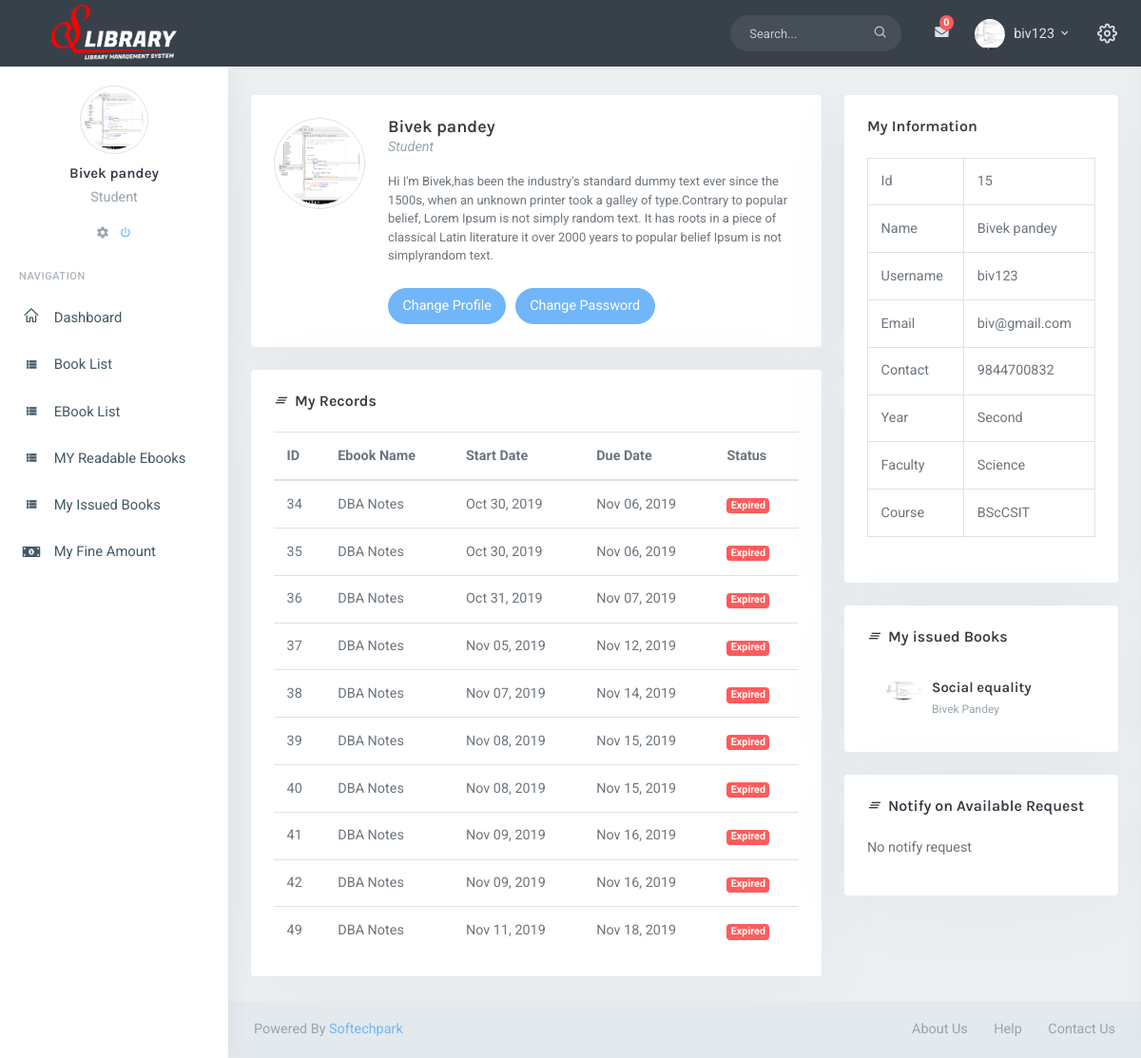
The app's page /account/profile/ (signed in), older data.
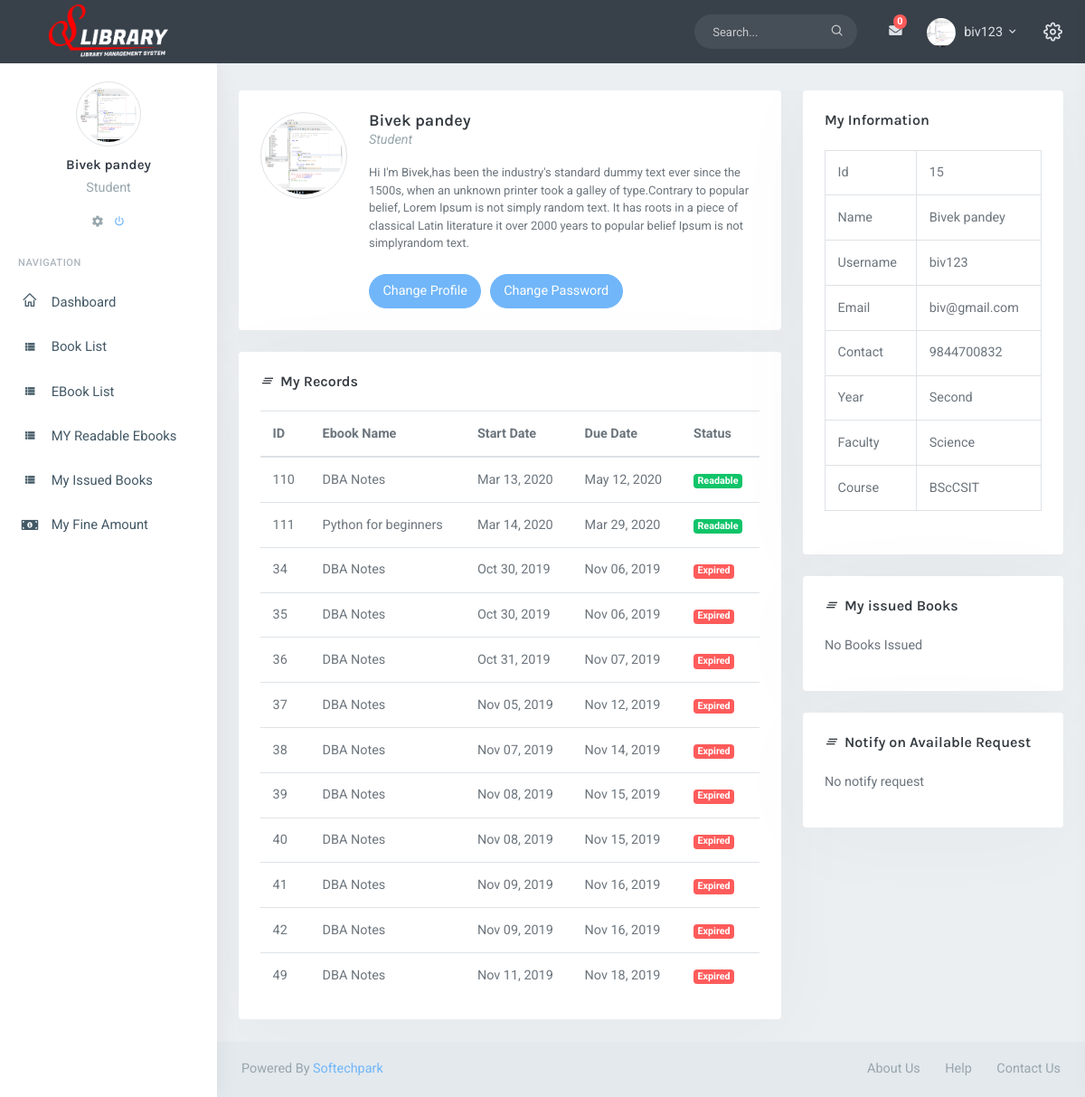
The same page, newer data.
### operations/models.py (models this page shows, shortened)
class EbookRequestHistory(models.Model):
	ebook=models.ForeignKey(Ebooks, on_delete=models.CASCADE,blank=True,
		null=True)
	action=models.CharField(max_length=100)
	requested_by=models.ForeignKey(settings.AUTH_USER_MODEL,
		on_delete=models.CASCADE, null=True)
	requested_date=models.DateTimeField(auto_now_add=True, null=True)
	action_date=models.DateTimeField()
	readable_upto=models.DateTimeField(null=True)
	readable=models.BooleanField()
	def __init__(self, *args, **kwargs):
		super(EbookRequestHistory ,self).__init__(*args, **kwargs)
		current_time=datetime.datetime.utcnow().replace(tzinfo=pytz.UTC)
		if self.readable_upto<current_time:
			self.readable=False
			self.save()

class Ebooks(models.Model):
	name=models.CharField(max_length=100)
	book=models.FileField(upload_to='files')
	author_name=models.CharField(max_length=100)
	cover_image=models.ImageField(upload_to='image', default='image/bookim.png')
	added_date=models.DateTimeField(auto_now_add=True, null=True)
	catagory = models.ForeignKey(Catagory, on_delete=models.CASCADE, null=True)

class IssueBooks(models.Model):
	student=models.ForeignKey(settings.AUTH_USER_MODEL,
		on_delete=models.CASCADE)
	book=models.ForeignKey(AddBooks, on_delete=models.CASCADE)
	issued_date=models.DateTimeField(auto_now_add=True)
	return_date=models.DateTimeField()
	fine=models.IntegerField(default=0)
	returned=models.BooleanField(default=False)
	returned_date=models.DateTimeField(blank=True, null=True)
	returned_by=models.ForeignKey(settings.AUTH_USER_MODEL,
		on_delete=models.CASCADE,
		related_name='return_by_User', null=True, blank=True)
	issued_by=models.ForeignKey(settings.AUTH_USER_MODEL,
		on_delete=models.CASCADE,
		related_name='User', null=True)
	renewed=models.BooleanField(default=False)
	renewed_date=models.DateTimeField(blank=True, null=True)
	renewed_by=models.ForeignKey(settings.AUTH_USER_MODEL,
		on_delete=models.CASCADE, null=True, related_name='renewser', blank=True)
	def __init__(self, *args ,**kwargs):
		super(IssueBooks ,self).__init__(*args, **kwargs)
		current_time=datetime.datetime.utcnow().replace(tzinfo=pytz.UTC)
		sets=AdminSettings.objects.first()
		if sets:
			fine=sets.fine_amount
		else:
			fine=200
		if self.return_date and not self.returned_date:
		    if self.return_date < current_time:
		    	diff= current_time - self.return_date
		    	int_diff=int(diff.days)
		    	ratio=int_diff//30
		    	self.fine=(ratio+1)*fine

class AddBooks(models.Model):
	books_name=models.CharField(max_length=100)
	books_image=models.ImageField(upload_to='image', default='image/bookim.png')
	books_author_name=models.CharField(max_length=100)
	books_publication_name=models.CharField(max_length=100)
	books_purchase_date=models.DateTimeField(auto_now_add=True)
	books_price=models.PositiveIntegerField()
	books_quantity=models.PositiveIntegerField()
	available_quantity=models.PositiveIntegerField()
	barcode=models.ImageField(blank=True, null=True,upload_to='book_barcode')
	catagory = models.ForeignKey(Catagory, on_delete=models.CASCADE, null=True)
	added_by=models.ForeignKey(settings.AUTH_USER_MODEL, on_delete=models.CASCADE)

### account/models.py (models this page shows)
class Student(models.Model):
	year = (
		('First', 'First'),
		('Second', 'Second'),
		('Third', 'Third'),
		('Fourth', 'Fourth'),)
	year=models.CharField(max_length=20, choices=year)
	student=models.OneToOneField(settings.AUTH_USER_MODEL,
		on_delete=models.CASCADE, null=True)
	faculty=models.ForeignKey(Faculty,
		on_delete=models.CASCADE, null=True, related_name='flty')
	course=models.ForeignKey(Course, on_delete=models.CASCADE,
	 related_name='crs',null=True)

class User(AbstractUser):
	CHOICES = (
        ('Librarian', 'Librarian'),
        ('Student', 'Student'),
        ('Admin', 'Admin'),
    )
	Role=models.CharField(max_length=20,
		choices=CHOICES,
		default='Student')
	profile_pic=models.ImageField(upload_to='profile-pic',
		default='profile-pic/user.jpg')
	barcode=models.ImageField(blank=True, null=True)
	contact=models.CharField(max_length=100)
	is_active=models.BooleanField(default=False)

### account/views.py (the view)
# urls.py: path('profile/', views.Profile, name='profile'),
@login_required
def Profile(request):
    profile=User.objects.get(id=request.user.id)
    std=Student.objects.filter(student=profile).first()
    issued_by=IssueBooks.objects.filter(issued_by=profile, returned=False)
    my_book=IssueBooks.objects.filter(student=profile, returned=False)
    notify=NotifyMeModel.objects.filter(student=profile,
    	notified=False, cancelled=False)
    ebook_pending=EbookRequest.objects.filter(requested_by=request.user)
    ebook_rec=EbookRequestHistory.objects.filter(requested_by=request.user,
    	readable=False)
    ebook_read=EbookRequestHistory.objects.filter(requested_by=request.user,
    	readable=True)
    return render(request, 'account/profile.html',
        {'profile':profile,
        'std':std,
        'issued_by':issued_by,
        'my_book':my_book,
        'notify':notify,
        'ebook_pending':ebook_pending,
        'ebook_rec':ebook_rec,
        'ebook_read':ebook_read,
        }
)

### account/models.py (called while the page is built)
	def __str__(self):
		return self.Faculty_name

	def __str__(self):
		return self.course_name

### operations/context_processors.py (called while the page is built)
def my_context_processor(request):
    if request.user.is_authenticated:
        count=Message.objects.filter(posted_to=request.user, read=False).count()
        msgs=Message.objects.filter(posted_to=request.user).order_by('Posted_on')[::-1]
        sent_msgs=Message.objects.filter(
            posted_by=request.user).order_by('Posted_on')[::-1]
        return {
            'count': count,
            'msgs':msgs,
            'sent_msgs':sent_msgs
        }
    return {}

def get_all_catagory(request):
    catagories=Catagory.objects.all().order_by('catagory')
    return {'catagories':catagories}

def issue_requests(request):
    issue_requests=EbookRequest.objects.all().count()
    return {'issue_requests':issue_requests}

### account/templates/account/profile.html (shortened to what the changed rows need)
{%extends 'operations/index.html'%}
{% load static %}
{% block content %}
<div class="container-fluid">
  <div class="row">
    <div class="col-sm-8">
      <div class="card-box">
        {% if request.user.Role == 'Student' %}
        <div class="table-responsive">
          <table class="table table-hover mb-0">
            <thead>
              <tr>
                <th>ID</th>
                <th>Ebook Name</th>
                <th>Start Date</th>
                <th>Due Date</th>
                <th>Status</th>
              </tr>
            </thead>
            <tbody>
              {%for item in ebook_read %}
              <tr>
                <td>{{item.id}}</td>
                <td>{{item.ebook.name}}</td>
                <td>{{item.action_date|date:"M d, Y"}}</td>
                <td>{{item.readable_upto|date:"M d, Y"}}</td>
                <td>
                  <span class="badge badge-success">Readable</span>
                </td>
              </tr>
              {% endfor %}
              {%for item in ebook_rec|slice:'10' %}
              <tr>
                <td>{{item.id}}</td>
                <td>{{item.ebook.name}}</td>
                <td>{{item.action_date|date:"M d, Y"}}</td>
                <td>{{item.readable_upto|date:"M d, Y"}}</td>
                <td>
                  <span class="badge badge-danger">Expired</span>
                </td>
              </tr>
              {% endfor %}
            </tbody>
          </table>
        </div>
        {% endif %}
      </div>
    </div>
    <div class="col-sm-4">
     <div class="card-box">
      {% if request.user.Role == 'Student' %}
      <ul class="list-group mb-0 user-list">
        {% if my_book %}
        {% for book in my_book %}
        <li class="list-group-item">
          <a href="{% url 'detail-book' book.book.id %}" class="user-list-item">
            <div class="user avatar-sm float-left mr-2">
              <img src="{{std.student.profile_pic.url}}" alt="" class="img-fluid rounded-circle">
            </div>
            <div class="user-desc">
              <h5 class="name mt-0 mb-1">{{book.book.books_name}}</h5>
              <p class="desc text-muted mb-0 font-12">{{book.book.books_author_name}}</p>
            </div>
          </a>
        </li>
        {% endfor %}
        {% else %}
        <p>No Books Issued</p>
        {% endif %}
      </ul>
    </div>
    {% endif %}
  </div>
</div>
</div>
{% endblock %}

Row changes from the older to the newer data that the page shows:
no longer on this page (row edited): IssueBooks: student.profile_pic (picture), book.books_name "Social equality", book.books_author_name "Bivek Pandey"
added EbookRequestHistory: id "110", ebook.name "DBA Notes", action_date "Mar 13, 2020", readable_upto "May 12, 2020", shown under "My Records"
added EbookRequestHistory: id "111", ebook.name "Python for beginners", action_date "Mar 14, 2020", readable_upto "Mar 29, 2020", shown under "My Records"
Text that changed along with them:
text now shown: "No Books Issued"
